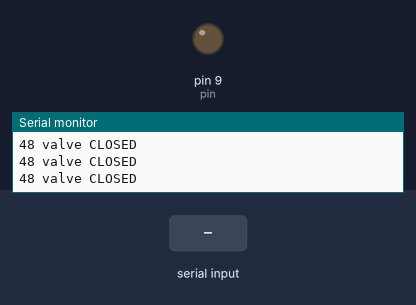
This sketch was run on a simulated Arduino Uno, built with avr-gcc and run on an emulated ATmega328P. Parts: output pins drawn as LEDs (lit = HIGH), the last lines printed to the serial monitor. The test bench sets the inputs (shaded band).

Above: at 1.2 s.
1.3 s: "1" received over Serial
At 1.8 s:
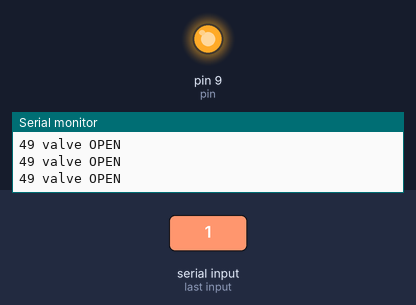
2.8 s: "0" received over Serial
At 4.1 s:
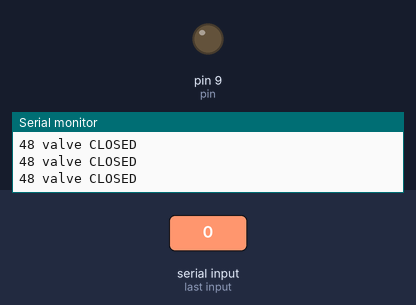
5.8 s: "2" received over Serial
At 6.5 s:
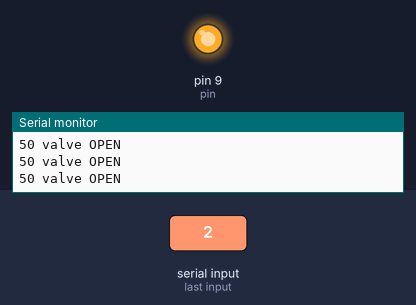
Timing chart, 0 to 8.8 s (numbered marks = the images above; inputs shaded):
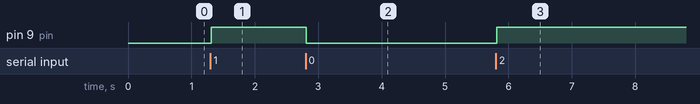

Measured:
- after the input at 1.3 s, pin 9 (pin): LOW → HIGH at once
- after the input at 2.8 s, pin 9 (pin): HIGH → LOW at once
- after the input at 5.8 s, pin 9 (pin): LOW → HIGH at once

The sketch:

primeTube-topBooth.ino
```cpp
const int pin = 9;
int state = 48;

void setup() {
  // put your setup code here, to run once:
  pinMode(pin,OUTPUT);

  Serial.begin(9600);

}

void loop() {
  // put your main code here, to run repeatedly:
  if (Serial.available() > 0) {
    state = Serial.read();
    Serial.read();
    Serial.read();
  }
  if (state == 48) {
    digitalWrite(pin,LOW);
    Serial.print(state);
    Serial.println(" valve CLOSED");
  }
  else {
    digitalWrite(pin,HIGH);
    Serial.print(state);
    Serial.println(" valve OPEN");
  }

}
```
